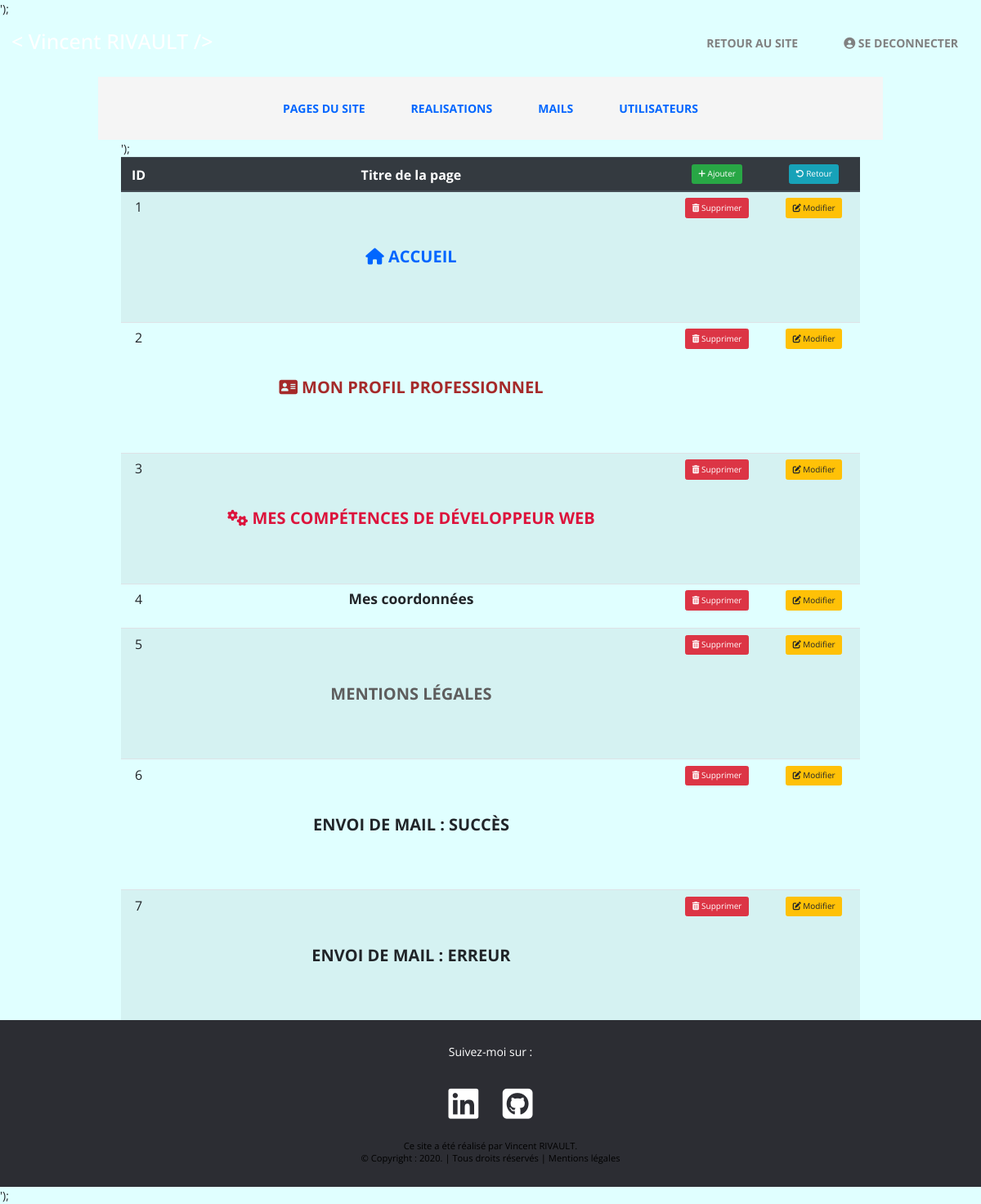
/index.php?controller=Page&action=edit (signed in), run on the app's committed database.
### tables this page shows
CREATE TABLE IF NOT EXISTS `page` (
  `id` int NOT NULL AUTO_INCREMENT,
  `titre` varchar(255) NOT NULL,
  `contenu` longtext NOT NULL,
  PRIMARY KEY (`id`)
);

### Controller/PageController.php (called while the page is built, shortened)
<?php
include 'Config/config.php';
include 'Model/' . $classPage . 'Model.php';
include 'View/' . $classPage . 'View.php';
class PageController extends Controller {
    public function __construct() {
        include 'Config/config.php';
        $this->view = new $classView();
        $this->model = new $classModel();
    }
    public function edit() {
        $listeItems = $this->model->getItems();
        $this->view->editListPages($listeItems);
    }
}

### index.php (called while the page is built, shortened)
<?php
include 'Config/config.php';
include 'View/View.php';
include 'Model/Model.php';
function extractParameters() {
    include 'Config/config.php';
    if (isset($_GET['controller'])) {
        $controller = ucfirst($_GET['controller']) . "Controller";
    } else {
        $controller = '' . $classPage . 'Controller';
    }
    if (isset($_GET['action'])) {
        $action = $_GET['action'];
    } else {
        $action = 'display';
    }
    return (['controller' => $controller, 'action' => $action]);
}
$paramGet = extractParameters();
$action = $paramGet['action'];
$controller = new $controller();
$controller->$action();

### Config/config.php (called while the page is built, shortened)
<?php
$classPage = "Page";
$tablePage = "page";

### Model/Model.php (called while the page is built, shortened)
<?php
$server = $_SERVER['HTTP_HOST'];
if ($server == 'localhost') {
    abstract class Model {
    public function __construct() {
        try {
            $this->connexion = new PDO("mysql:host=" . self::SERVER . ";dbname="
            . self::BASE, self::USER, self::PASSWORD);
        } catch (Exception $e) {
            echo 'Erreur : ' . $e->getMessage();
        }
    }
}
}

### Model/PageModel.php (called while the page is built, shortened)
<?php
class PageModel extends Model {
    public function getItems() {
        include 'Config/config.php';
        $requete = "SELECT * FROM $tablePage";
        $resultat = $this->connexion->query($requete);
        $listeItems = $resultat->fetchAll(PDO::FETCH_ASSOC);
        return $listeItems;
    }
}

### View/PageView.php (the view, shortened to what this page needs)
<?php
class PageView extends View {
    public function editListPages($listeItems) {
        include 'Config/config.php';
        $this->page .=
            '<table id="tableUser" class="table table-striped mb-0 text-center">
                <thead class="thead-dark">
                    <tr>
                        <th scope="col">ID</th>
                        <th scope="col">Titre de la page</th>
                        <th scope="col"><a href="index.php?controller=' . $classPage . '&action=addForm">
                        <button class="btn btn-success"><i class="fas fa-plus"></i> Ajouter</button></a></th>
                        <th scope="col"><a href="index.php?controller=' . $classPage . '&action=edit">
                        <button class="btn btn-info"><i class="fas fa-undo-alt"></i> Retour</button></a></th>';
            $this->page .=
                    '</tr>
                        </thead>
                        <tbody>
                    <tr>';
        foreach ($listeItems as $key) {
            $this->page .='
                        <td>' . $key['id'] . '</th>
                        <td>' . $key['titre'] . '</th>
                        <td><a href="index.php?controller=' . $classPage . '&action=delDB&id=' . $key["id"] . '">
                        <button class="btn btn-danger"><i class="fas fa-trash-alt"></i> Supprimer</button></a></td>
                        <td><a href="index.php?controller=' . $classPage . '&action=editForm&id=' . $key["id"] . '"">
                        <button class="btn btn-warning"><i class="fas fa-edit"></i> Modifier</button></a></td>
                    </tr>';
        }
            $this->page .=
                        '</tbody>
            </table>';
    }
}

### Bibliotheques/css/style.css (style rules this page uses)
* { box-sizing: border-box; margin: 0; padding: 0; }
html { font-size: 62.5%; padding: 0; margin: 0; height: 100%; scroll-behavior: smooth; }
body { font-family: 'Open Sans', 'Poppins', 'Roboto', sans-serif; font-size: 1.4em; background-color: lightcyan; margin: 0 auto; padding: 0; text-align: justify; width: 100%; height: 100%; position: relative; }
h1 { text-align: center; }
#container { width: 80%; margin: 0 auto; padding: 0 2em; min-height: 100%; position: relative; }
.flexCenter { display: flex; justify-content: center; align-items: center; }
.flexBetween { display: flex; justify-content: space-between; }
.flexStart { display: flex; flex-direction: row; justify-content: flex-start; align-items: center; }
.flexEnd { display: flex; justify-content: flex-end; align-items: center; }
.navMenu { width: 80%; padding: 1em 0; margin: 0 auto; background-color: whitesmoke; }
nav ul { width: 100%; padding: 5em 0; padding: 0; }
nav ul li { list-style-type: none; margin: 1em; }
#acc { background-color: #2c2d33; color: #ffffff; font-weight: bold; text-decoration: none; }
#menuAdmin { padding: 0; margin: 0; }
main { width: 100%; }
main h2 { text-align: center; text-transform: uppercase; font-weight: bold; margin: 3em 0; }
main h3 { font-weight: bold; margin-bottom: 1em; }
#accueilH2 { color: #0066ff; }
#profilH2 { color: #a52a2a; }
#competencesH2 { color: #dc143c; }
#mentionsLegalesH2 { color: rgb(94, 93, 93); }
footer { width: 100%; background-color: #2c2d33; color: white; padding: 2em 0; position: relative; }
footer p { text-align: center; }
#reseaux { width: 10%; padding: 1em 0; margin: 0 auto; }
#reseaux .fab { font-size: 3em; color:white; }
.fa-linkedin { padding: 0.2em; }
.fa-github-square { padding: 0.2em; }
#licence { display: block; color: black; text-align: center; line-height: normal; margin: 0 auto; }
#licence p { padding: 0; margin: 0; }
#licence a { color: black; }

### data on the page
page: id "1", titre "ACCUEIL"
page: id "2", titre "MON PROFIL PROFESSIONNEL"
page: id "3", titre "MES COMPÉTENCES DE DÉVELOPPEUR WEB"
page: id "4", titre "Mes coordonnées"
page: id "5", titre "MENTIONS LÉGALES"
page: id "6", titre "ENVOI DE MAIL : SUCCÈS"
page: id "7", titre "ENVOI DE MAIL : ERREUR"
